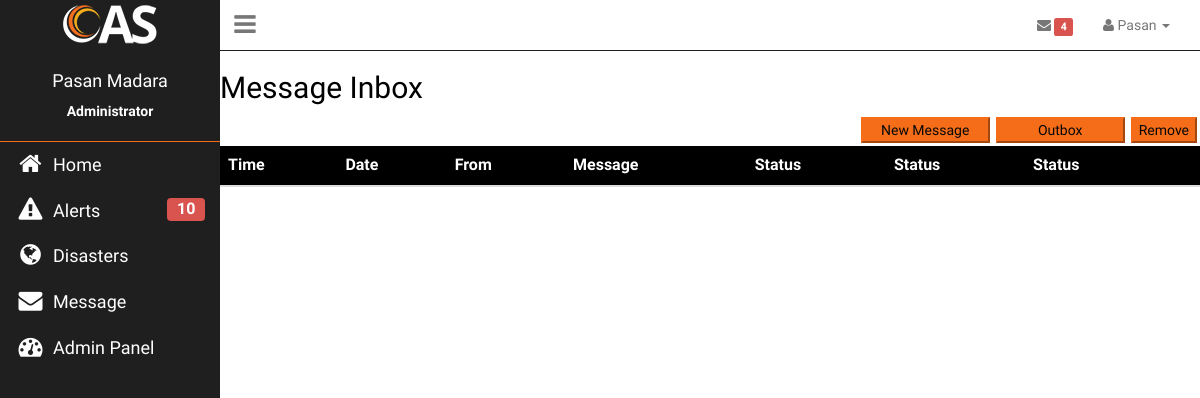
The page /app/view/message_inbox.php (signed in) on the database its author committed.
### tables this page shows
CREATE TABLE IF NOT EXISTS `employee` (
  `Emp_ID` int(8) NOT NULL AUTO_INCREMENT,
  `F_Name` varchar(100) NOT NULL,
  `L_Name` varchar(100) NOT NULL,
  `E_nic` varchar(10) NOT NULL,
  `E_email` varchar(50) NOT NULL,
  `E_tel` varchar(12) NOT NULL,
  `E_jobrole` varchar(30) NOT NULL,
  `E_image` blob NOT NULL,
  `E_password` varchar(255) NOT NULL,
  `E_on_off` tinyint(1) NOT NULL,
  `Admin_auth` tinyint(1) NOT NULL,
  PRIMARY KEY (`Emp_ID`)
);

### app/models/dbConfig.php (called while the page is built, shortened)
<?php
$db_host="localhost";
$db_user = "root";
$db_pass = "";
$db_name="cas";
try {
    $db_con = new PDO("mysql:host={$db_host};dbname={$db_name}",$db_user,$db_pass);
    $db_con->setAttribute(PDO::ATTR_ERRMODE,PDO::ERRMODE_EXCEPTION);
}
catch(PDOException $e){
    echo $e->getMessage();
}
include_once "user_class.php";
$user = new USER($db_con);
?>

### app/models/user_class.php (called while the page is built, shortened)
<?php
class USER {
    private $db;
    function __construct($db_con){
        $this->db = $db_con;
    }
    public function user_details($user_id){
        $stmt = $this->db->prepare("SELECT * FROM employee WHERE E_nic = '$user_id'");
        $stmt->execute();
        $userRow=$stmt->fetch(PDO::FETCH_ASSOC);
        return $userRow;
    }
    public function unread_messages($user_id){
        $stmt = $this->db->prepare("SELECT * FROM message WHERE to_user = '$user_id' AND read_status = 'no'");
        $stmt->execute();
        $msgcount = $stmt->rowCount();
        return $msgcount;
    }
}

### app/models/classes/DB.php (called while the page is built, shortened)
<?php
class DB{
    private static $_instance = null;
    private $_pdo,
            $_query,
            $_error = false,
            $_results,
            $_count = 0;
    private function __construct(){
        try{
            $this->_pdo = new PDO ('mysql:host=' . Config::get('mysql/host') . ';dbname=' . Config::get('mysql/db'), Config::get('mysql/username'), Config::get('mysql/password'));
        } catch(PDOException $e) {
            die($e->getMessage());
        }
    }
    public static function getInstance(){
        if (!isset(self::$_instance)){
            self::$_instance = new DB();
        }
        return self::$_instance;
    }
    public function query($sql){
        if ($this->_query = $this->_pdo->prepare($sql)){
            if ($this->_query->execute()){
                $this->_results = $this->_query->fetchAll(PDO::FETCH_OBJ);
                $this->_count = $this->_query->rowCount();
            } else {
                $this->_error = true;
            }
        }
        return $this;
    }
    public function count(){
        return $this->_count;
    }
}

### app/models/classes/Config.php (called while the page is built)
<?php
class Config{
    public static function get($path = null){
        if($path){
            $config = $GLOBALS['config'];
            $path = explode('/',$path);
            foreach($path as $bit){
                if(isset($config[$bit])){
                    $config = $config[$bit];
                }
            }
            return $config;
        }
        return false;
    }
}

### app/view/message_inbox.php (the view, shortened to what this page needs)
<?php include "../templates/header.php";
require_once '../models/dbConfig.php';
$db = DB::getInstance();
?>
</head>
<body>
<div>
    <div><?php include "../templates/topmenu.php"; ?></div>
    <div>
        <aside class="left-side"><?php include "../templates/sidemenu.php"; ?></aside>
        <div class="right-side">
            <div class="container-fluid">
                <div id="layout">
                    <div class="row">
                        <div id="topic">
                            <h2 style="color:#000000; float:left;">Message Inbox</h2>
                        </div>
                    </div>
                    <div id="content" >
                    <div class="row">
                        <form name="form1" method="post" action="">
                            <table class="table table-striped" id="table">
                                <div>
                                    <div style="float:right;">
                                        <button class="div_button"  type="submit" id="remove" name="delete1" >Remove</button>
                                    </div>
                                    <div style="float:right;">
                                        <button class="div_button" type="submit"  name="outbox" id="outbox" style="width: 129px;">Outbox</button>
                                    </div>
                                    <div style="float:right;">
                                        <button class="div_button" type="button" data-toggle="modal" data-target="#NewMsg" name="new_message" style="width: 129px;">New Message</button>
                                    </div>
                                </div>
                <thead>
                <tr>
                    <th>Time</th>
                    <th>Date</th>
                    <th>From</th>
                    <th>Message</th>
                    <th>Status</th>
                    <th>Status</th>
                    <th>Status</th>
                    <th></th>
                </tr>
                </thead>
                </table>
                        </form>
                        </div>
            </div>
        </div>
            </div>
        </div>
    </div>
</div>
</body>
</html>

### app/templates/topmenu.php (shortened to what this page needs)
<?php
$user_nic = $_SESSION['user_session'];
$u = $user->user_details($user_nic);
$msg = $user->unread_messages($user_nic);
?>
<nav class="navbar navbar-default topnav">
    <div><a href="<?php echo SCRIPT_ROOT ?>/public/home.php" class="logo"></a></div>
    <div class="container-fluid">
        <div class="collapse navbar-collapse" id="bs-example-navbar-collapse-1">
            <ul class="nav navbar-nav navbar-left hidden-xs">
                <li class="sidetoglle"><a href="#" id="toggleside" class="sidebar-toggle" data-toggle="offcanvas"><i class="fa fa-reorder"></i></a></li>
            </ul>
            <ul class="nav navbar-nav navbar-right">
                <li class="hidden-xs"><a href="<?php echo SCRIPT_ROOT ?>/app/view/message_inbox.php">
                        <i class="fa fa-envelope"></i>
                        <span class="label label-danger"><?php echo $msg ?></span>
                    </a></li>
                <li class="dropdown">
                    <a href="#" class="dropdown-toggle" data-toggle="dropdown" role="button" aria-haspopup="true" aria-expanded="false">
                        <i class="fa fa-user"></i>
                        <span><?php echo $u['F_Name']; ?></span> <span class="caret"></span></a>
                </li>
            </ul>
        </div>
    </div>
</nav>

### app/templates/sidemenu.php (shortened to what this page needs)
<?php
    $user_nic = $_SESSION['user_session'];
    $u = $user->user_details($user_nic);
    $cnt=$db->query("SELECT * FROM alert ")->count();
?>
<div class="sidemenu hidden-xs" id="sidemenu">
    <div class="sidemenu-content" id="sidemenu-content">
        <div class="profile">
            <div class="details">
                <div class="name"><h4><?php echo $u['F_Name'] ." ". $u['L_Name']; ?></h4></div>
                <div class="title"><strong><?php echo $u['E_jobrole']; ?></strong></div>
            </div>
        </div>
        <div class="menu">
            <ul class="nav">
                <li><a href="<?php echo SCRIPT_ROOT ?>/public/home.php">
                        <i class="fa fa-home fa-fw pull-left"></i>
                        Home</a></li>
                <li><a href="<?php echo SCRIPT_ROOT ?>/app/view/alerts.php">
                        <i class="fa fa-exclamation-triangle fa-fw pull-left"></i>
                        Alerts<span class="label label-danger" style="font-size: medium;float: right"><?php echo $cnt ?></span></a></li>
                <li><a href="<?php echo SCRIPT_ROOT ?>/app/view/report-home.php">
                        <i class="fa fa-globe fa-fw pull-left"></i>
                        Disasters</a></li>
                <li><a href="<?php echo SCRIPT_ROOT ?>/app/view/message_inbox.php">
                        <i class="fa fa-envelope fa-fw pull-left"></i>
                        Message</a></li>
                <?php if($u['E_jobrole'] == 'Administrator') { ?>
                <li data-toggle="collapse" data-target="#admin" class="collapsed active"><a href="#">
                        <i class="fa fa-dashboard fa-fw pull-left"></i>
                            Admin Panel</a></li>
                <?php } ?>
            </ul>
        </div>
    </div>
</div>

### public/css/cas.css (style rules this page uses)
* { font-family:Raleway; }
a,a:active,a:hover,a:visited { text-decoration: none; }
body { color:#080808; }
ul { text-decoration: none; list-style: none; padding:0; }
ul li { list-style: none; }
.topnav { border-bottom: solid thin #1F1F1F; border-top:none; border-left: none; border-right: none; border-top: none; box-shadow: none; background-color: #fff; background-image: none; margin: 0; border-radius: 0; padding: 0; color: #080808; }
.logo { float: left; line-height: 50px; width: 220px; height: 50px; display: block; background-image: url('../images/logo.png'); background-color: #1F1F1F; }
.sidetoglle { height:50px; width: 50px; font-size: 25px; text-align: center; }
.sidetoglle i { padding-top: 12px; padding-bottom: 12px; }
.sidetoglle a { padding: 0 !important; }
.sidemenu { background-color: #1F1F1F; width: 220px; height: 100vh; overflow: hidden; }
.sidemenu-content { color:#fff; }
.sidemenu-content .profile { padding: 10px 0 20px 0; border-bottom: solid thin #f56d18; }
.sidemenu-content .details .name,.sidemenu-content .details .title { text-align: center; }
.sidemenu-content .menu ul li { font-size: 24px; }
.sidemenu-content .menu ul li a { color:#fff; font-size: 18px; }
.sidemenu-content .menu ul li a i { font-size: 24px; }
.left-side { position: absolute; width: 220px; }
.right-side, .left-side { display: block; }
.right-side { margin-left: 220px; -webkit-transition: all 0.5s ease-in-out; -moz-transition: all 0.5s ease-in-out; -o-transition: all 0.5s ease-in-out; transition: all 0.5s ease-in-out; }
html, body, { position:fixed; top:0; bottom:0; left:0; right:0; }
th { background-color: black; color: white; }
.div_button { background-image: none !important; background-color: #f56d18; border-color:#f56d18; text-shadow: none; margin: 3px; }

### rows shown on the page
employee: F_Name "Pasan", L_Name "Madara", E_jobrole "Administrator"

### other values the page prints
$msg "4"
$cnt "10"
